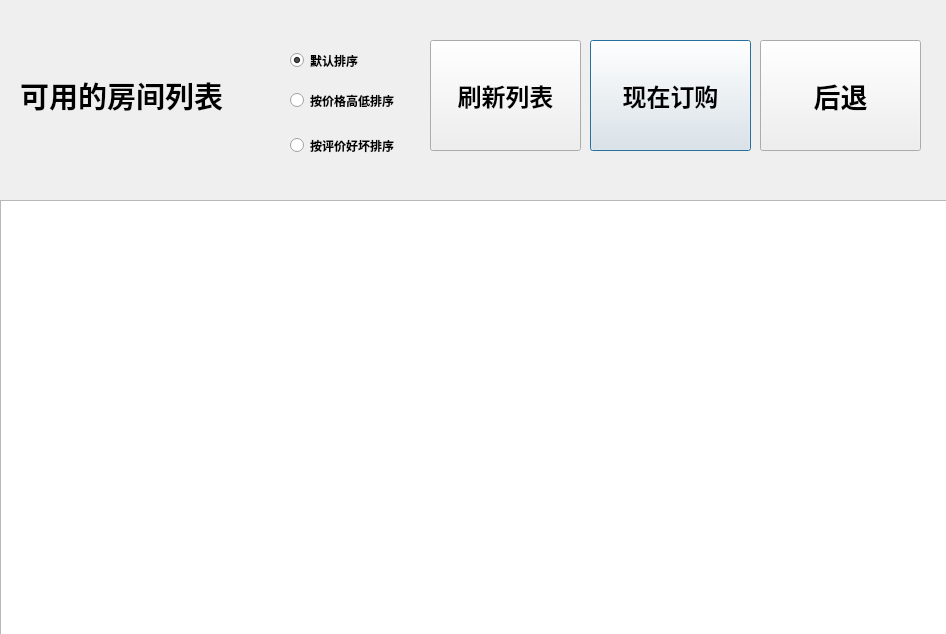
<?xml version="1.0" encoding="UTF-8"?>
<ui version="4.0">
 <class>ChooseRoom</class>
 <widget class="QDialog" name="ChooseRoom">
  <property name="geometry">
   <rect>
    <x>0</x>
    <y>0</y>
    <width>946</width>
    <height>634</height>
   </rect>
  </property>
  <property name="windowTitle">
   <string>Dialog</string>
  </property>
  <widget class="QLabel" name="label">
   <property name="geometry">
    <rect>
     <x>20</x>
     <y>50</y>
     <width>261</width>
     <height>91</height>
    </rect>
   </property>
   <property name="font">
    <font>
     <family>微软雅黑</family>
     <pointsize>22</pointsize>
     <weight>75</weight>
     <bold>true</bold>
    </font>
   </property>
   <property name="text">
    <string>可用的房间列表</string>
   </property>
  </widget>
  <widget class="QTableWidget" name="tableWidget">
   <property name="geometry">
    <rect>
     <x>0</x>
     <y>200</y>
     <width>951</width>
     <height>441</height>
    </rect>
   </property>
   <attribute name="horizontalHeaderStretchLastSection">
    <bool>true</bool>
   </attribute>
   <attribute name="verticalHeaderDefaultSectionSize">
    <number>100</number>
   </attribute>
  </widget>
  <widget class="QPushButton" name="btnOrder">
   <property name="geometry">
    <rect>
     <x>590</x>
     <y>40</y>
     <width>161</width>
     <height>111</height>
    </rect>
   </property>
   <property name="font">
    <font>
     <family>微软雅黑</family>
     <pointsize>18</pointsize>
     <weight>75</weight>
     <bold>true</bold>
    </font>
   </property>
   <property name="text">
    <string>现在订购</string>
   </property>
  </widget>
  <widget class="QPushButton" name="btnBack">
   <property name="geometry">
    <rect>
     <x>760</x>
     <y>40</y>
     <width>161</width>
     <height>111</height>
    </rect>
   </property>
   <property name="font">
    <font>
     <family>微软雅黑</family>
     <pointsize>20</pointsize>
     <weight>75</weight>
     <bold>true</bold>
    </font>
   </property>
   <property name="text">
    <string>后退</string>
   </property>
  </widget>
  <widget class="QRadioButton" name="rbtndefault">
   <property name="geometry">
    <rect>
     <x>290</x>
     <y>50</y>
     <width>117</width>
     <height>21</height>
    </rect>
   </property>
   <property name="font">
    <font>
     <family>微软雅黑</family>
     <weight>75</weight>
     <bold>true</bold>
    </font>
   </property>
   <property name="text">
    <string>默认排序</string>
   </property>
   <property name="checked">
    <bool>true</bool>
   </property>
  </widget>
  <widget class="QRadioButton" name="rbtnPrice">
   <property name="geometry">
    <rect>
     <x>290</x>
     <y>90</y>
     <width>151</width>
     <height>21</height>
    </rect>
   </property>
   <property name="font">
    <font>
     <family>微软雅黑</family>
     <weight>75</weight>
     <bold>true</bold>
    </font>
   </property>
   <property name="text">
    <string>按价格高低排序</string>
   </property>
  </widget>
  <widget class="QRadioButton" name="rbtnComment">
   <property name="geometry">
    <rect>
     <x>290</x>
     <y>130</y>
     <width>161</width>
     <height>31</height>
    </rect>
   </property>
   <property name="font">
    <font>
     <family>微软雅黑</family>
     <weight>75</weight>
     <bold>true</bold>
    </font>
   </property>
   <property name="text">
    <string>按评价好坏排序</string>
   </property>
  </widget>
  <widget class="QPushButton" name="btnRefresh">
   <property name="geometry">
    <rect>
     <x>430</x>
     <y>40</y>
     <width>151</width>
     <height>111</height>
    </rect>
   </property>
   <property name="font">
    <font>
     <family>微软雅黑</family>
     <pointsize>18</pointsize>
     <weight>75</weight>
     <bold>true</bold>
    </font>
   </property>
   <property name="text">
    <string>刷新列表</string>
   </property>
  </widget>
 </widget>
 <resources/>
 <connections/>
</ui>
